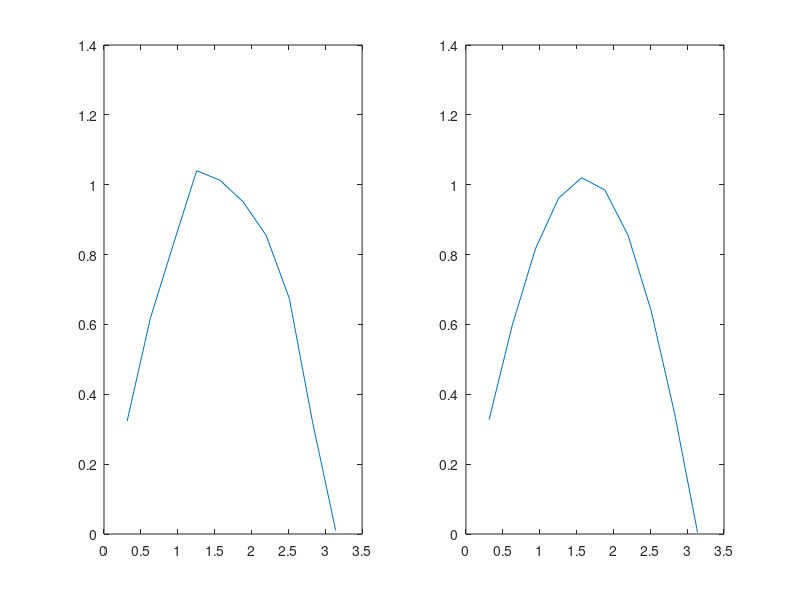

Source code (MATLAB):
e = rand(10,1)/10;
x=[pi/10:pi/10:pi]';
y=sin(x)+e;

for i=1:5
    for j=1:10
        A(i,j)=x(j)^(i-1);
    end
end
l=0.1;
w=inv(A*A'+l*ones(5))*A*y;
z=w'*A;
norm(z'-y)

figure(1)
subplot(121),plot(x,y,'-');
subplot(122),plot(x,z,'-');

